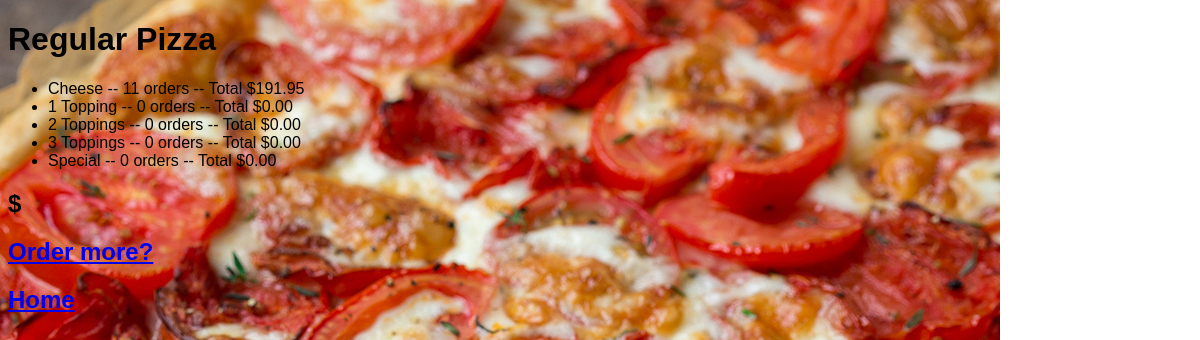
/1/results/, run on an earlier commit of the app's database.
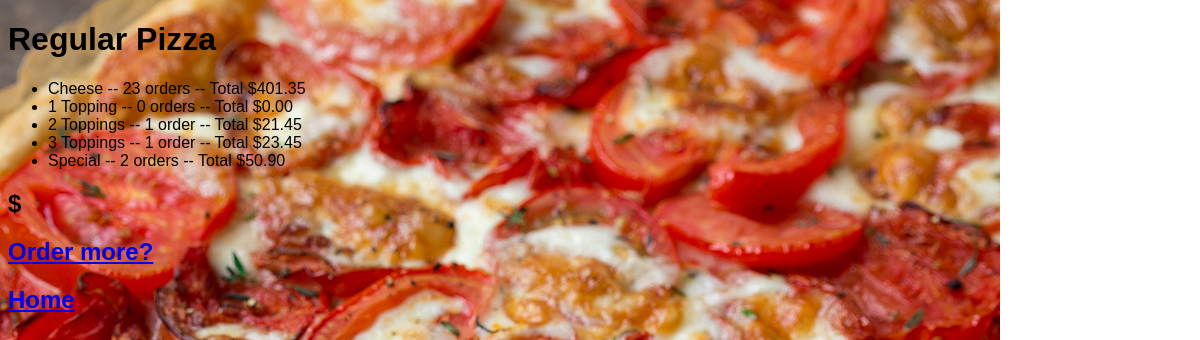
And on a later commit of the database.
### orders/models.py (models this page shows, shortened)
class Category(models.Model):
    SMALL = 'S'
    LARGE = 'L'
    CATEGORY_SIZES = (
        (SMALL, 'Small'),
        (LARGE, 'Large'),
    )
    item_size = models.CharField(
        'size',
        max_length=1,
        choices=CATEGORY_SIZES,
        default=SMALL,
    )
    category_text = models.CharField(max_length=200)
    pub_date = models.DateTimeField('date published')
    toppings = models.ManyToManyField(Topping)

class Type(models.Model):
    category = models.ForeignKey(Category, on_delete=models.CASCADE)
    type_text = models.CharField(max_length=200)
    price = models.DecimalField(decimal_places=2, max_digits=5)
    orders = models.IntegerField(default=0)
    def order_value(self):
        value = self.price * self.orders
        return value

### orders/views.py (the view)
# urls.py: path('<int:category_id>/results/', views.results, name='results'),
def results(request, category_id):
    category = get_object_or_404(Category, pk=category_id)
    return render(request, 'orders/results.html', {'category': category})

### orders/templates/orders/results.html (shortened to what this page needs)
{% extends "orders/base.html" %}
{% block body %}
<h1>{{ category.category_text }}</h1>
<ul>
{% for type in category.type_set.all %}
  <li>{{ type.type_text }} -- {{ type.orders }} order{{ type.orders|pluralize}} -- Total ${{ type.order_value }}</li>
{% endfor %}
</ul>
<h2>${{ type.total_order }}</h2>
<h2><a href="{% url 'index' %}">Order more?</a></h2>
<h2><a href="{% url 'index' %}">Home</a></h2>
{% endblock %}

### orders/templates/orders/base.html (shortened to what this page needs)
{% load static %}
<!DOCTYPE html>
<html>
    <head>
        <link rel="stylesheet" href="{% static 'orders/style.css' %}"/>
    </head>
    <body>
        {% block body %}
        {% endblock %}
    </body>
</html>

### orders/static/orders/style.css (style rules this page uses)
body { font-family: sans-serif; left: 30px }
body { background: white url("images/Puff+Pastry+Pizza.jpg") no-repeat; }

What changed in the data, as far as the page shows it:
changed Type "Cheese": orders "11" → "23"; order_value "191.95" → "401.35"
changed Type "2 Toppings": orders "0" → "1"; order_value "0.00" → "21.45"
changed Type "3 Toppings": orders "0" → "1"; order_value "0.00" → "23.45"
changed Type "Special": orders "0" → "2"; order_value "0.00" → "50.90"
